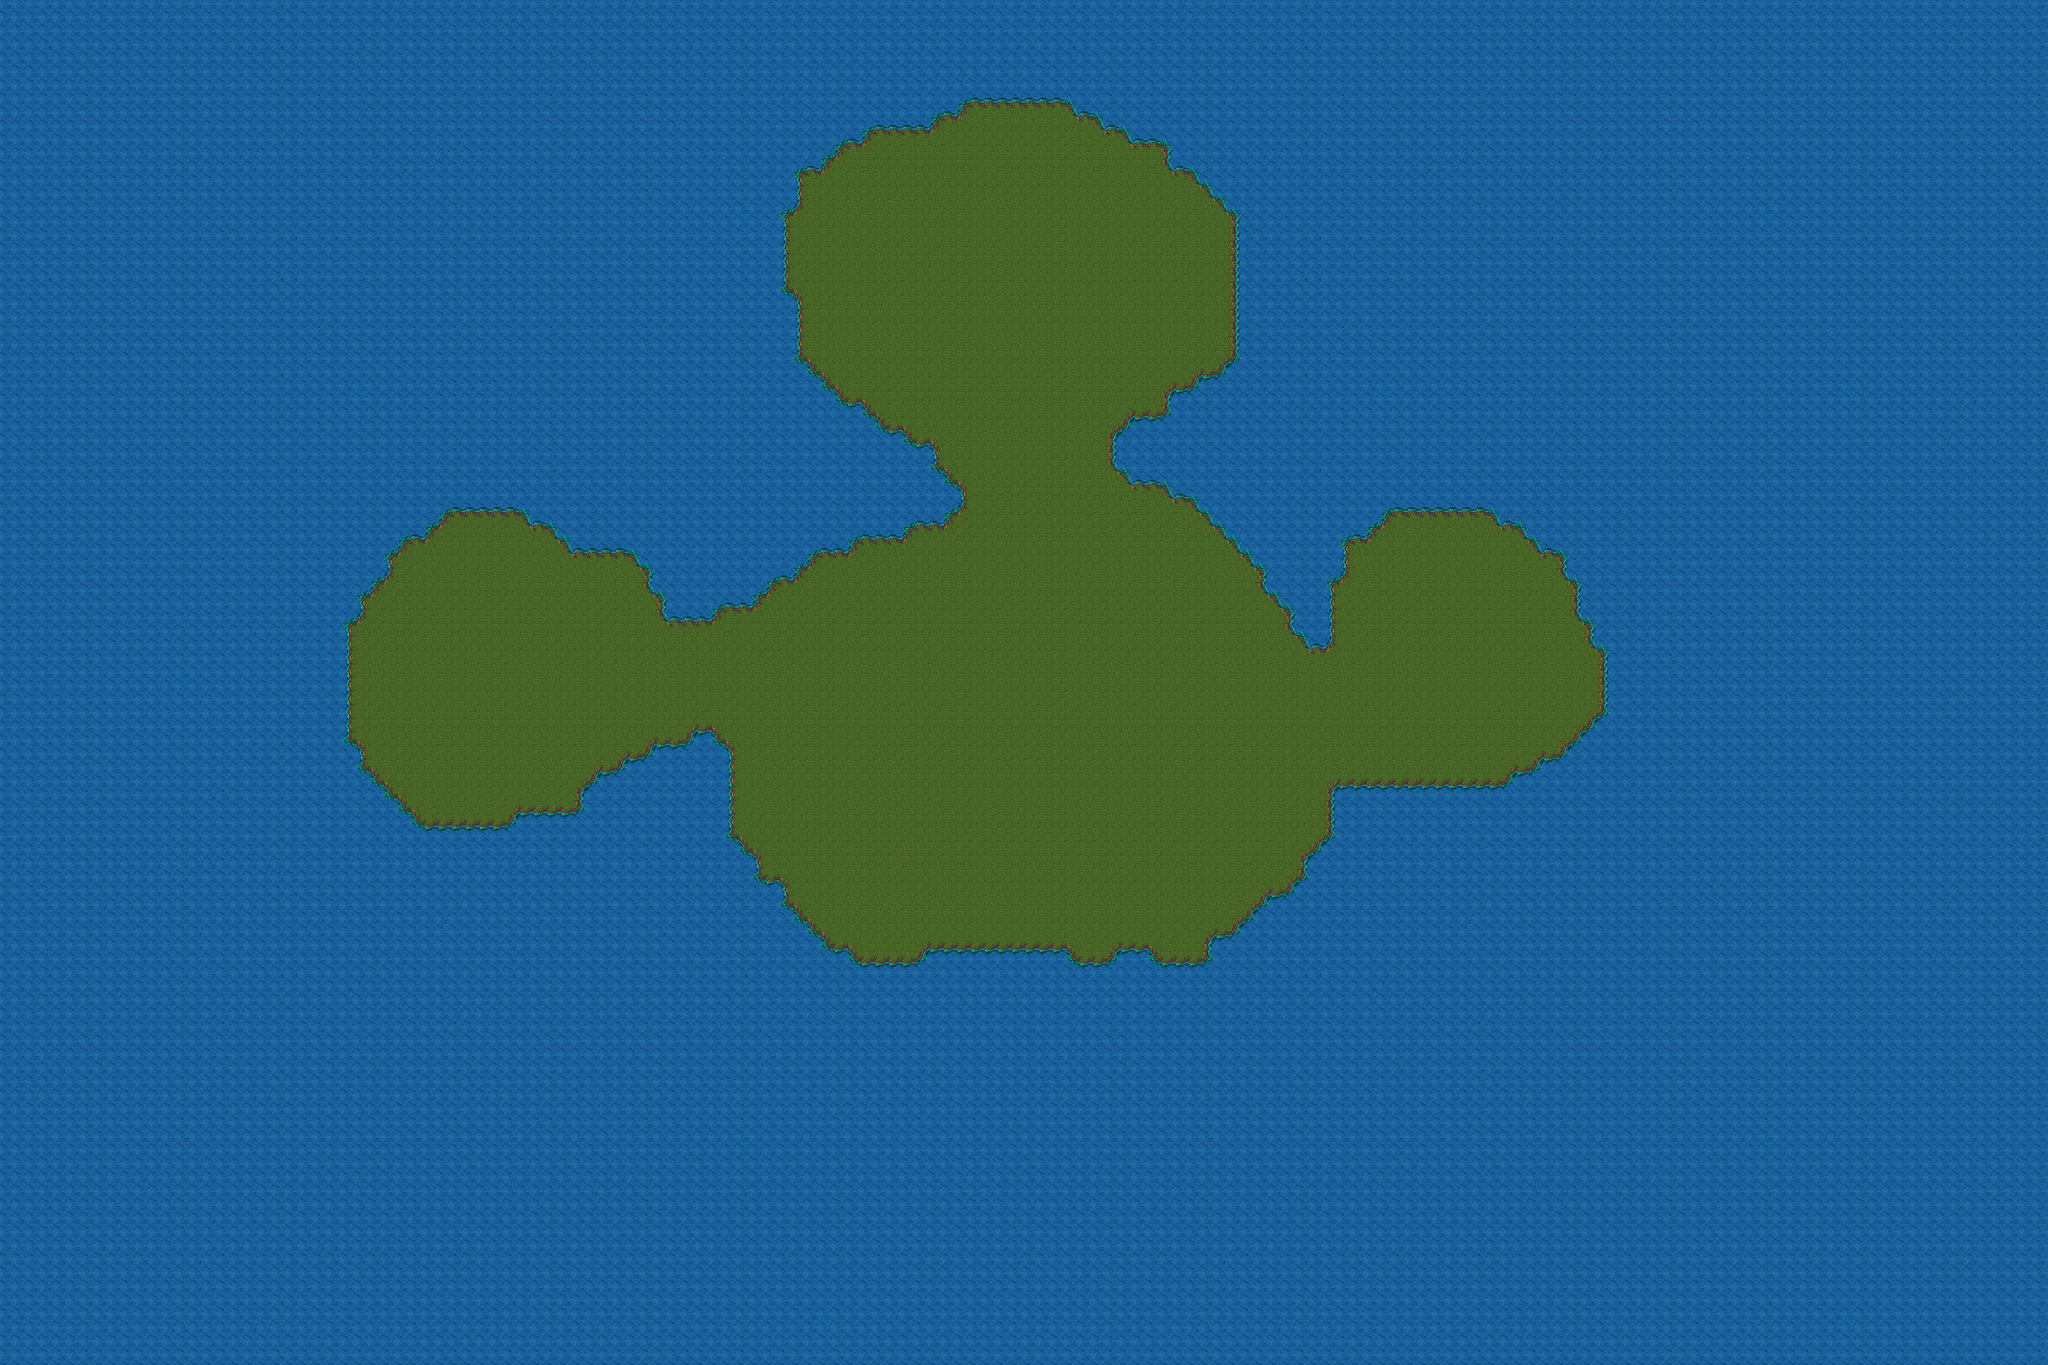

A level layout from a 2D game, rendered from its tile map. Below: a short description, then the map file with tile-grid data replaced by summaries:
An orthogonal 150x100 tile map with 32x32 px tiles, 2 tile layers (water, land).

<map version="1.0" orientation="orthogonal" renderorder="right-down" width="150" height="100" tilewidth="32" tileheight="32" nextobjectid="1">
 <tileset firstgid="1" name="wood_tileset" tilewidth="32" tileheight="32" tilecount="256" columns="16">
  <image source="wood_tileset.png" width="512" height="512" />
 </tileset>
 <layer name="water" width="150" height="100">
  <data>[15000 cells, 15000 non-empty, 3 distinct tile ids]</data>
 </layer>
 <layer name="land" width="150" height="100">
  <data>[15000 cells, 9848 non-empty, 14 distinct tile ids]</data>
 </layer>
</map>
